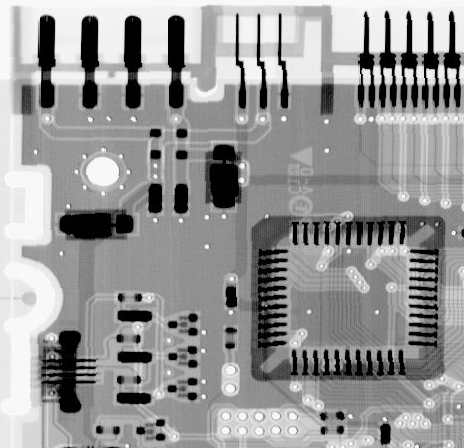
#> input picture Problem 4/resource/Circuit.tif, 464 x 448 px
$ python run.py
#> lines starting #> are read from the running program, lines starting #| are printed output that depends on the picture; after the words box and inside, x2 and y2 are one past the last pixel; in counts of white or black regions, pixels touching at a corner belong together
### Problem 4/AddNoise.py
import numpy as np
import random

def addNoisy(noiseType, originalImage, mean = 0, variance = 400, prob = 0.1):
    row, col= originalImage.shape
    noisyImage = np.zeros(originalImage.shape)
    if noiseType == "Uniform":
        std = variance ** 0.5
        uniformNoise = np.random.normal(mean, std, (row, col))
        uniformNoise = uniformNoise.reshape(row, col)
        noisyImage = originalImage + uniformNoise
        for i in range(row):
            for j in range(col):
                noisyImage[i, j] = round(noisyImage[i, j])
                if noisyImage[i, j] < 0:
                    noisyImage[i, j] = 0
                if noisyImage[i, j] > 255:
                    noisyImage[i, j] = 255

    elif noiseType == "Gaussian":
        std = variance ** 0.5
        gaussianNoise = np.random.normal(mean, std, (row, col))
        gaussianNoise = gaussianNoise.reshape(row, col)
        noisyImage = originalImage + gaussianNoise
        for i in range(row):
            for j in range(col):
                noisyImage[i, j] = round(noisyImage[i, j])
                if noisyImage[i, j] < 0:
                    noisyImage[i, j] = 0
                if noisyImage[i, j] > 255:
                    noisyImage[i, j] = 255

    elif noiseType == "Salt":
        for i in range(row):
            for j in range(col):
                rdn = random.random()
                if rdn < prob:
                    noisyImage[i, j] = 255
                else:
                    noisyImage[i, j] = originalImage[i, j]

    elif noiseType == "Pepper":
        for i in range(row):
            for j in range(col):
                rdn = random.random()
                if rdn > 1 - prob:
                    noisyImage[i, j] = 0
                else:
                    noisyImage[i, j] = originalImage[i, j]
    return noisyImage

### Problem 4/MeanFilters.py
import copy
import numpy as np

def imagePreprocessing(input):
    row, col = input.shape
    output = np.zeros((row + 2, col + 2))
    for i in range(1, row + 1):
        for j in range(1, col + 1):
            output[i, j] = input[i - 1, j - 1]
    for i in range(row + 2):
        output[i, 0] = output[i, 1]
        output[i, col + 1] = output[i, col]
    for j in range(col + 2):
        output[0, j] = output[1, j]
        output[row + 1, j] = output[row, j]
    return output

def ArithmeticMeanFilter3(originalImage):
    result = copy.copy(originalImage)
    row, col = originalImage.shape
    image = imagePreprocessing(originalImage)
    for i in range(1, row + 1):
        for j in range(1, col + 1):
            result[i - 1, j - 1] = (image[i - 1, j - 1] + image[i - 1, j] + image[i - 1, j + 1] + image[i, j - 1] + image[i, j] +\
                image[i, j + 1] + image[i + 1, j - 1] + image[i + 1, j] + image[i + 1, j + 1]) / 9
            result[i - 1, j - 1] = round(result[i - 1, j - 1])
    return result

def GeometricMeanFilter3(originalImage):
    result = copy.copy(originalImage)
    row, col = originalImage.shape
    image = imagePreprocessing(originalImage)
    e = 1 / 9
    for i in range(1, row + 1):
        for j in range(1, col + 1):
            val = (image[i - 1, j - 1] * image[i - 1, j] * image[i - 1, j + 1] * \
                    image[i, j - 1] * image[i, j] * image[i, j + 1] * \
                    image[i + 1, j - 1] * image[i + 1, j] * image[i + 1, j + 1])
            result[i - 1, j - 1] = round(np.power(val, e))
            if result[i - 1, j - 1] > 255:
                result[i - 1, j - 1] = 255
    return result

# [14 lines left out: function HarmonicMeanFilter, not called in this run]

def ContraharmonicMeanFilter(originalImage, q):
    result = copy.copy(originalImage)
    row, col = originalImage.shape
    image = imagePreprocessing(originalImage)
    q1 = q + 1
    q2 = q
    for i in range(1, row + 1):
        for j in range(1, col + 1):
            val1 = (image[i - 1, j - 1] ** q1 + image[i - 1, j] ** q1 + image[i - 1, j + 1] ** q1 + \
                    image[i, j - 1] ** q1 + image[i, j] ** q1 + image[i, j + 1] ** q1 + \
                    image[i + 1, j - 1] ** q1 + image[i + 1, j] ** q1 + image[i + 1, j + 1] ** q1)
            val2 = (image[i - 1, j - 1] ** q2 + image[i - 1, j] ** q2 + image[i - 1, j + 1] ** q2 + \
                    image[i, j - 1] ** q2 + image[i, j] ** q2 + image[i, j + 1] ** q2 + \
                    image[i + 1, j - 1] ** q2 + image[i + 1, j] ** q2 + image[i + 1, j + 1] ** q2)
            if val2 == 0 and q > 0:
                result[i - 1, j - 1] = 0
            elif val2 == 0 and q < 0:
                result[i - 1, j - 1] = 255
            elif val1 == float('inf') and q > 0:
                result[i - 1, j - 1] = 255
            elif val1 == float('inf') and q < 0:
                result[i - 1, j - 1] = 0
            else:
                result[i - 1, j - 1] = round(val1 / val2)
            if result[i - 1, j - 1] > 255:
                result[i - 1, j - 1] = 255
    return result

def MedianFilter(originalImage):
    result = copy.copy(originalImage)
    row, col = originalImage.shape
    image = imagePreprocessing(originalImage)
    for i in range(1, row + 1):
        for j in range(1, col + 1):
            result[i - 1, j - 1] = np.median((image[i - 1, j - 1], image[i - 1, j], image[i - 1, j + 1], \
                image[i, j - 1], image[i, j], image[i, j + 1], \
                image[i + 1, j - 1], image[i + 1, j], image[i + 1, j + 1]))
    return result


def MaxFilter(originalImage):
    result = copy.copy(originalImage)
    row, col = originalImage.shape
    image = imagePreprocessing(originalImage)
    for i in range(1, row + 1):
        for j in range(1, col + 1):
            result[i - 1, j - 1] = np.max((image[i - 1, j - 1], image[i - 1, j], image[i - 1, j + 1], \
                image[i, j - 1], image[i, j], image[i, j + 1], \
                image[i + 1, j - 1], image[i + 1, j], image[i + 1, j + 1]))
    return result


def MinFilter(originalImage):
    result = copy.copy(originalImage)
    row, col = originalImage.shape
    image = imagePreprocessing(originalImage)
    for i in range(1, row + 1):
        for j in range(1, col + 1):
            result[i - 1, j - 1] = np.min((image[i - 1, j - 1], image[i - 1, j], image[i - 1, j + 1], \
                image[i, j - 1], image[i, j], image[i, j + 1], \
                image[i + 1, j - 1], image[i + 1, j], image[i + 1, j + 1]))
    return result


def ArithmeticMeanFilter5(originalImage):
    result = copy.copy(originalImage)
    row, col = originalImage.shape
    image = imagePreprocessing(originalImage)
    image = imagePreprocessing(image)
    for i in range(2, row + 2):
        for j in range(2, col + 2):
            result[i - 2, j - 2] = (image[i - 2, j - 2] + image[i - 2, j - 1] + image[i - 2, j] + image[i - 2, j + 1] + image[i - 2, j + 2] +\
                                    image[i - 1, j - 2] + image[i - 1, j - 1] + image[i - 1, j] + image[i - 1, j + 1] + image[i - 1, j + 2] +\
                                    image[i, j - 2] + image[i, j - 1] + image[i, j] +image[i, j + 1] + image[i, j + 2] +\
                                    image[i + 1, j - 2] + image[i + 1, j - 1] + image[i + 1, j] + image[i + 1, j + 1] + image[i + 1, j + 2] +\
                                    image[i + 2, j - 2] + image[i + 2, j - 1] + image[i + 2, j] + image[i + 2, j + 1] + image[i + 2, j + 2]) / 25
            result[i - 2, j - 2] = round(result[i - 2, j - 2])
    return result


def GeometricMeanFilter5(originalImage):
    result = copy.copy(originalImage)
    row, col = originalImage.shape
    image = imagePreprocessing(originalImage)
    image = imagePreprocessing(image)
    e = 1 / 25
    for i in range(2, row + 2):
        for j in range(2, col + 2):
            val = (image[i - 2, j - 2] * image[i - 2, j - 1] * image[i - 2, j] * image[i - 2, j + 1] * image[i - 2, j + 2] *\
                   image[i - 1, j - 2] * image[i - 1, j - 1] * image[i - 1, j] * image[i - 1, j + 1] * image[i - 1, j + 2] *\
                   image[i, j - 2] * image[i, j - 1] * image[i, j] * image[i, j + 1] * image[i, j + 2] *\
                   image[i + 1, j - 2] * image[i + 1, j - 1] * image[i + 1, j] * image[i + 1, j + 1] * image[i + 1, j + 2] *\
                   image[i + 2, j - 2] * image[i + 2, j - 1] * image[i + 2, j] * image[i + 2, j + 1] * image[i + 2, j + 2])
            result[i - 2, j - 2] = round(np.power(val, e))
            if result[i - 2, j - 2] > 255:
                result[i - 2, j - 2] = 255
    return result


def MedianFilter5(originalImage):
    result = copy.copy(originalImage)
    row, col = originalImage.shape
    image = imagePreprocessing(originalImage)
    image = imagePreprocessing(image)
    for i in range(2, row + 2):
        for j in range(2, col + 2):
            result[i - 2, j - 2] = np.median((\
                image[i - 2, j - 2], image[i - 2, j - 1], image[i - 2, j], image[i - 2, j + 1], image[i - 2, j + 2],\
                image[i - 1, j - 2], image[i - 1, j - 1], image[i - 1, j], image[i - 1, j + 1], image[i - 1, j + 2],\
                image[i, j - 2], image[i, j - 1], image[i, j], image[i, j + 1], image[i, j + 2],\
                image[i + 1, j - 2], image[i + 1, j - 1], image[i + 1, j], image[i + 1, j + 1], image[i + 1, j + 2],\
                image[i + 2, j - 2], image[i + 2, j - 1], image[i + 2, j], image[i + 2, j + 1], image[i + 2, j + 2]))
    return result

def AlphaMeanFilter(originalImage, d = 5):
    result = copy.copy(originalImage)
    row, col = originalImage.shape
    image = imagePreprocessing(originalImage)
    image = imagePreprocessing(image)
    for i in range(2, row + 2):
        for j in range(2, col + 2):
            listPix = (\
                image[i - 2, j - 2], image[i - 2, j - 1], image[i - 2, j], image[i - 2, j + 1], image[i - 2, j + 2],\
                image[i - 1, j - 2], image[i - 1, j - 1], image[i - 1, j], image[i - 1, j + 1], image[i - 1, j + 2],\
                image[i, j - 2], image[i, j - 1], image[i, j], image[i, j + 1], image[i, j + 2],\
                image[i + 1, j - 2], image[i + 1, j - 1], image[i + 1, j], image[i + 1, j + 1], image[i + 1, j + 2],\
                image[i + 2, j - 2], image[i + 2, j - 1], image[i + 2, j], image[i + 2, j + 1], image[i + 2, j + 2])
            listPix = sorted(listPix)
            listPix = listPix[round(d / 2) : round(d / 2) - d]
            result[i - 2, j - 2] = round(np.mean(listPix))
    return result

### Problem 4/run.py
from PIL import Image
import matplotlib.pylab as plt
import numpy as np

import AddNoise
import MeanFilters

def main():
    originalImage = np.array(Image.open('./resource/Circuit.tif'))
#> originalImage is the input picture: shape (448, 464); min 0, max 255, mean 150.8
    plt.subplot(2, 2, 1)
    plt.imshow(originalImage, cmap = plt.get_cmap('gray'))
    plt.title('Original')

    gaussianNoiseImage = AddNoise.addNoisy("Gaussian", originalImage)
    plt.subplot(2, 2, 2)
    plt.imshow(gaussianNoiseImage, cmap = plt.get_cmap('gray'))
    plt.title('Gaussian Noise')

    arithmeticMeanImage = MeanFilters.ArithmeticMeanFilter3(gaussianNoiseImage)
#> after the loop in imagePreprocessing, `for i in range(row + 2):`: output: shape (450, 466) float64; min 0, max 255, mean 150.6
#> after the loop in imagePreprocessing, `for j in range(col + 2):`: output: shape (450, 466) float64; min 0, max 255, mean 151.5
    plt.subplot(2, 2, 3)
    plt.imshow(arithmeticMeanImage, cmap = plt.get_cmap('gray'))
    plt.title('Arithmetic Mean Filter')

    geometricMeanImage = MeanFilters.GeometricMeanFilter3(gaussianNoiseImage)
    plt.subplot(2, 2, 4)
    plt.imshow(geometricMeanImage, cmap = plt.get_cmap('gray'))
    plt.title('Geometric Mean Filter')

    plt.show()

    pepperNoiseImage = AddNoise.addNoisy("Pepper", originalImage)
    plt.subplot(2, 2, 1)
    plt.imshow(pepperNoiseImage, cmap = plt.get_cmap('gray'))
    plt.title('Pepper Noise')

    saltNoiseImage = AddNoise.addNoisy("Salt", originalImage)
    plt.subplot(2, 2, 2)
    plt.imshow(saltNoiseImage, cmap = plt.get_cmap('gray'))
    plt.title('Salt Noise')

    contraharmonicMeanImage1 = MeanFilters.ContraharmonicMeanFilter(pepperNoiseImage, 1.5)
#> after the loop in imagePreprocessing (call 3), `for i in range(row + 2):`: output: shape (450, 466) float64; min 0, max 255, mean 135.2
#> after the loop in imagePreprocessing (call 3), `for j in range(col + 2):`: output: shape (450, 466) float64; min 0, max 255, mean 136.1
    plt.subplot(2, 2, 3)
    plt.imshow(contraharmonicMeanImage1, cmap = plt.get_cmap('gray'))
    plt.title('Pepper Noise Use Contraharmonic Mean Filter Q = 1.5')


    contraharmonicMeanImage2 = MeanFilters.ContraharmonicMeanFilter(saltNoiseImage, -1.5)
#> after the loop in imagePreprocessing (call 4), `for i in range(row + 2):`: output: shape (450, 466) float64; min 0, max 255, mean 160.7
#> after the loop in imagePreprocessing (call 4), `for j in range(col + 2):`: output: shape (450, 466) float64; min 0, max 255, mean 161.6
    plt.subplot(2, 2, 4)
    plt.imshow(contraharmonicMeanImage2, cmap = plt.get_cmap('gray'))
    plt.title('Salt Noise Use Contraharmonic Mean Filter Q = -1.5')

    plt.show()

    contraharmonicMeanImage3 = MeanFilters.ContraharmonicMeanFilter(pepperNoiseImage, -1.5)
    plt.subplot(1, 2, 1)
    plt.imshow(contraharmonicMeanImage3, cmap = plt.get_cmap('gray'))
    plt.title('Pepper Noise Use Contraharmonic Mean Filter Q = -1.5')

    contraharmonicMeanImage4 = MeanFilters.ContraharmonicMeanFilter(saltNoiseImage, 1.5)
    plt.subplot(1, 2, 2)
    plt.imshow(contraharmonicMeanImage4, cmap = plt.get_cmap('gray'))
    plt.title('Salt Noise Use Contraharmonic Mean Filter Q = 1.5')

    plt.show()

    NoiseImage = AddNoise.addNoisy("Salt", originalImage)
    saltAndPepperNoiseImage = AddNoise.addNoisy("Pepper", NoiseImage)
    plt.subplot(2, 2, 1)
    plt.imshow(saltAndPepperNoiseImage, cmap = plt.get_cmap('gray'))
    plt.title('Salt And Pepper Noise')

    medianImage = MeanFilters.MedianFilter(saltAndPepperNoiseImage)
#> after the loop in imagePreprocessing (call 7), `for i in range(row + 2):`: output: shape (450, 466) float64; min 0, max 255, mean 144.6
#> after the loop in imagePreprocessing (call 7), `for j in range(col + 2):`:
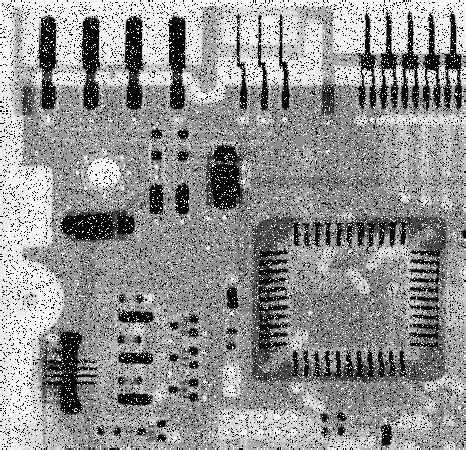
#> output: shape (450, 466) float64; min 0, max 255, mean 145.4
    plt.subplot(2, 2, 2)
    plt.imshow(medianImage, cmap = plt.get_cmap('gray'))
    plt.title('1st Median Filter')

    medianImage = MeanFilters.MedianFilter(medianImage)
#> after the loop in imagePreprocessing (call 8), `for i in range(row + 2):`: output: shape (450, 466) float64; min 0, max 255, mean 150
#> after the loop in imagePreprocessing (call 8), `for j in range(col + 2):`: output: shape (450, 466) float64; min 0, max 255, mean 150.9
    plt.subplot(2, 2, 3)
    plt.imshow(medianImage, cmap = plt.get_cmap('gray'))
    plt.title('2nd Median Filter')

    medianImage = MeanFilters.MedianFilter(medianImage)
#> after the loop in imagePreprocessing (call 9), `for i in range(row + 2):`: output: shape (450, 466) float64; min 0, max 255, mean 150.1
#> after the loop in imagePreprocessing (call 9), `for j in range(col + 2):`: output: shape (450, 466) float64; min 0, max 255, mean 151
#> after the loop in MedianFilter (call 3), `for i in range(1, row + 1):`: result: shape (448, 464) float64; min 0, max 251, mean 150.6
    plt.subplot(2, 2, 4)
    plt.imshow(medianImage, cmap = plt.get_cmap('gray'))
    plt.title('3rd Median Filter')

    plt.show()

    maxImage = MeanFilters.MaxFilter(pepperNoiseImage)
    plt.subplot(1, 2, 1)
    plt.imshow(maxImage, cmap = plt.get_cmap('gray'))
    plt.title('Max Filter')

    minImage = MeanFilters.MinFilter(saltNoiseImage)
    plt.subplot(1, 2, 2)
    plt.imshow(minImage, cmap = plt.get_cmap('gray'))
    plt.title('Min Filter')

    plt.show()

    uniformNoiseImage = AddNoise.addNoisy('Uniform', originalImage, variance = 800)
    plt.subplot(2, 3, 1)
    plt.imshow(uniformNoiseImage, cmap = plt.get_cmap('gray'))
    plt.title('Uniform Noise')

    unifSaltNoiseImage = AddNoise.addNoisy('Salt', uniformNoiseImage)
    unifSaltPepperNoiseImage = AddNoise.addNoisy('Pepper', unifSaltNoiseImage)
#> after the loop in addNoisy (call 8), `for i in range(row):`:
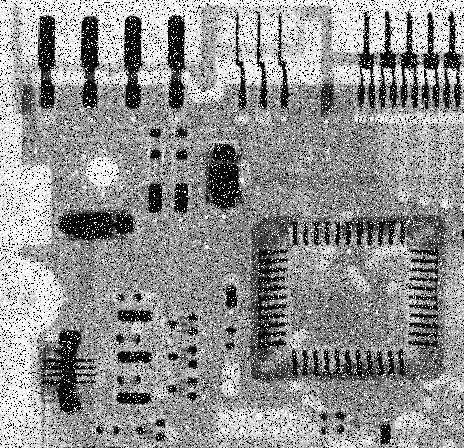
#> noisyImage: shape (448, 464) float64; min 0, max 255, mean 145.3
    plt.subplot(2, 3, 2)
    plt.imshow(unifSaltPepperNoiseImage, cmap = plt.get_cmap('gray'))
    plt.title('Uniform Salt Pepper Noise')

    arithmeticMeanImage5 = MeanFilters.ArithmeticMeanFilter5(unifSaltPepperNoiseImage)
#> after the loop in imagePreprocessing (call 12), `for i in range(row + 2):`: output: shape (450, 466) float64; min 0, max 255, mean 144.9
#> after the loop in imagePreprocessing (call 12), `for j in range(col + 2):`:
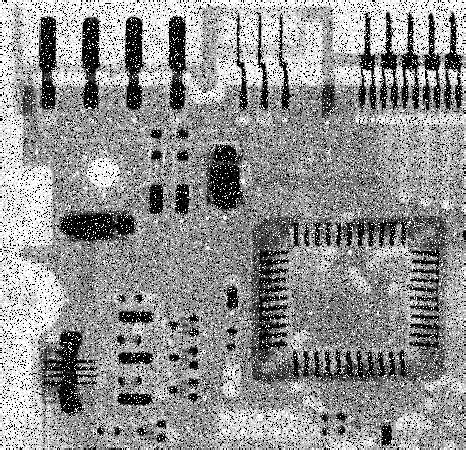
#> output: shape (450, 466) float64; min 0, max 255, mean 145.7
#> after the loop in imagePreprocessing (call 13), `for i in range(row + 2):`:
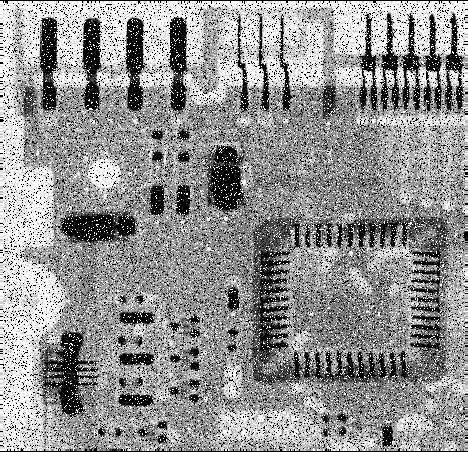
#> output: shape (452, 468) float64; min 0, max 255, mean 145.2
#> after the loop in imagePreprocessing (call 13), `for j in range(col + 2):`:
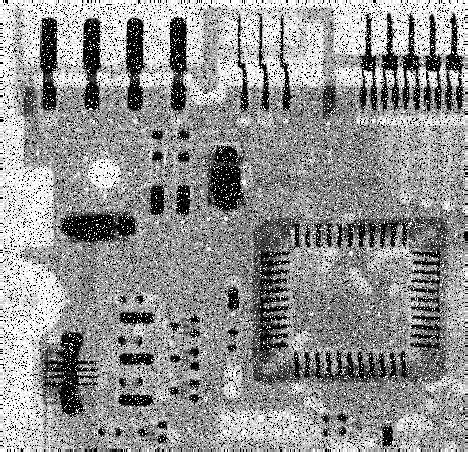
#> output: shape (452, 468) float64; 0.39% of pixels changed, all inside (x1, y1, x2, y2) = (0, 0, 468, 452)
#> after the loop in ArithmeticMeanFilter5, `for i in range(2, row + 2):`:
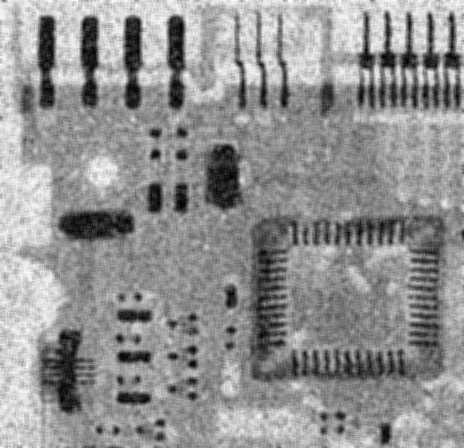
#> result: shape (448, 464) float64; min 3, max 253, mean 145.3
    plt.subplot(2, 3, 3)
    plt.imshow(arithmeticMeanImage5, cmap = plt.get_cmap('gray'))
    plt.title('Arithmetic Mean Filter')

    geometricMeanImage5 = MeanFilters.GeometricMeanFilter5(unifSaltPepperNoiseImage)
#> after the loop in GeometricMeanFilter5, `for i in range(2, row + 2):`:
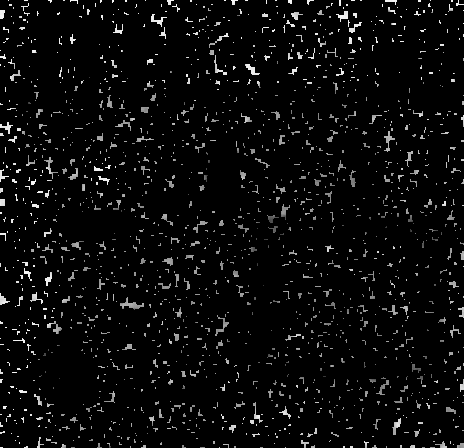
#> result: shape (448, 464) float64; min 0, max 252, mean 10.5
    plt.subplot(2, 3, 4)
    plt.imshow(geometricMeanImage5, cmap = plt.get_cmap('gray'))
    plt.title('Geometric Mean Filter')

    medianImage5 = MeanFilters.MedianFilter5(unifSaltPepperNoiseImage)
    plt.subplot(2, 3, 5)
    plt.imshow(medianImage5, cmap = plt.get_cmap('gray'))
    plt.title('Median Filter')

    alphaTrimmedMeanFilter = MeanFilters.AlphaMeanFilter(unifSaltPepperNoiseImage, 5)
    plt.subplot(2, 3, 6)
    plt.imshow(alphaTrimmedMeanFilter, cmap = plt.get_cmap('gray'))
    plt.title('Alpha Trimmed Mean Filter')

    plt.show()

if __name__ == "__main__":
    main()
